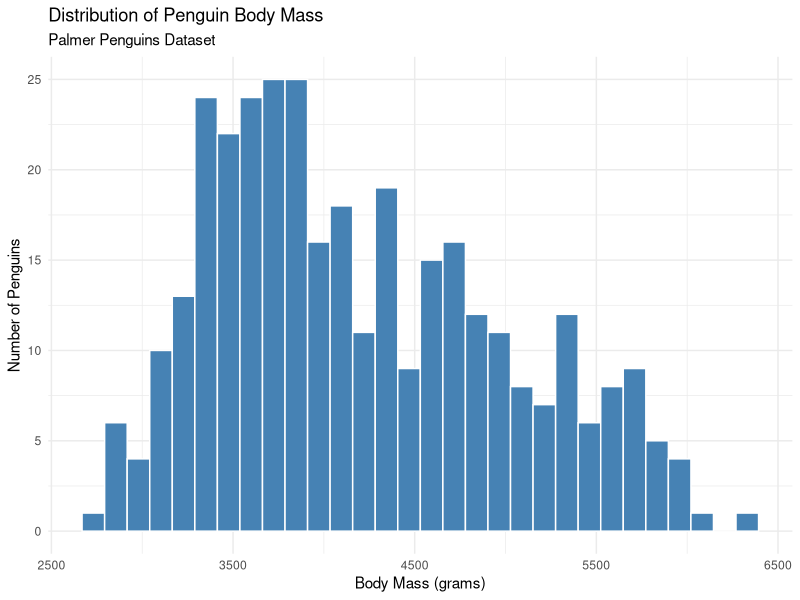
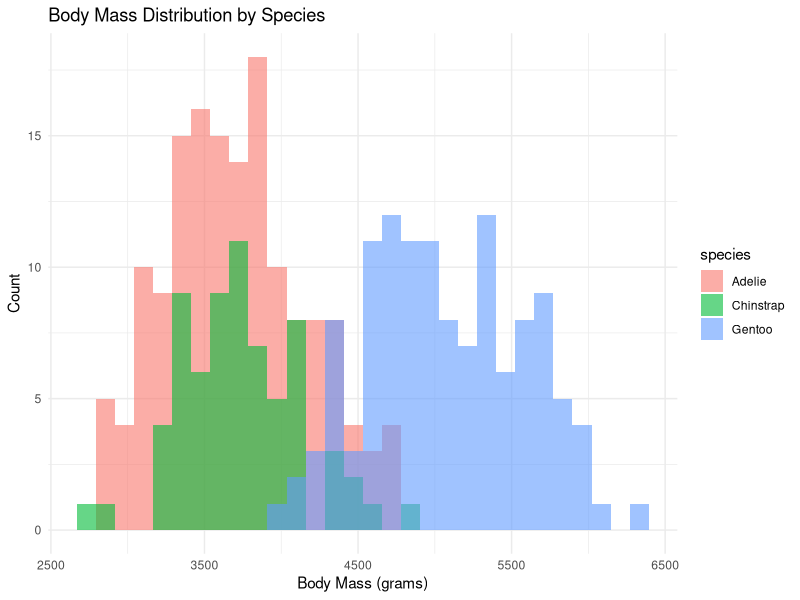
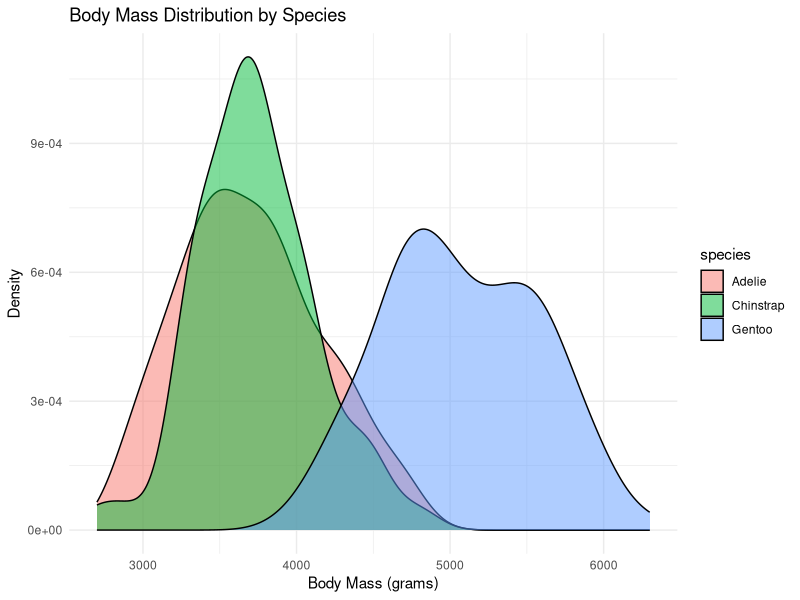
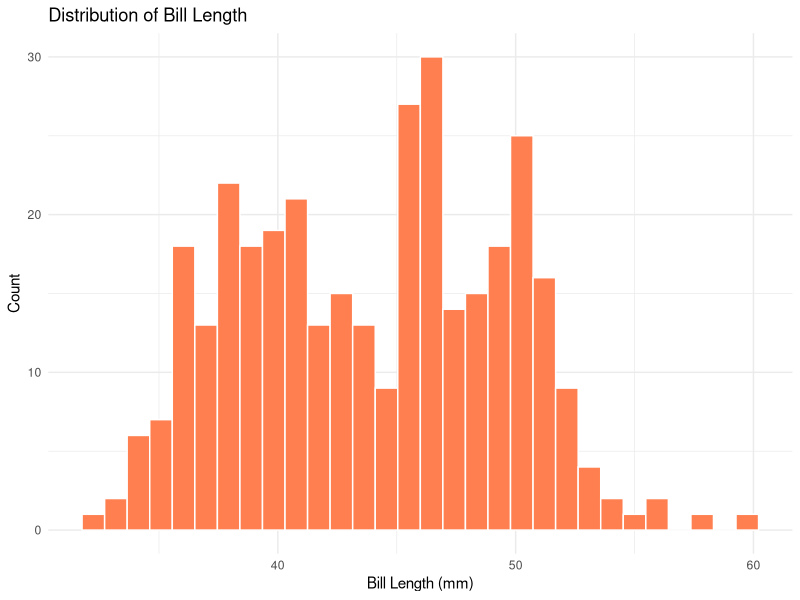
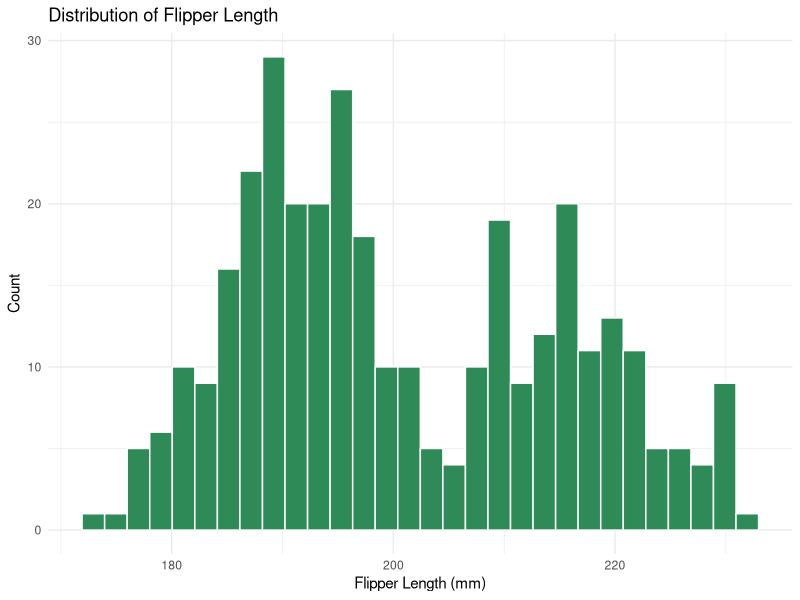
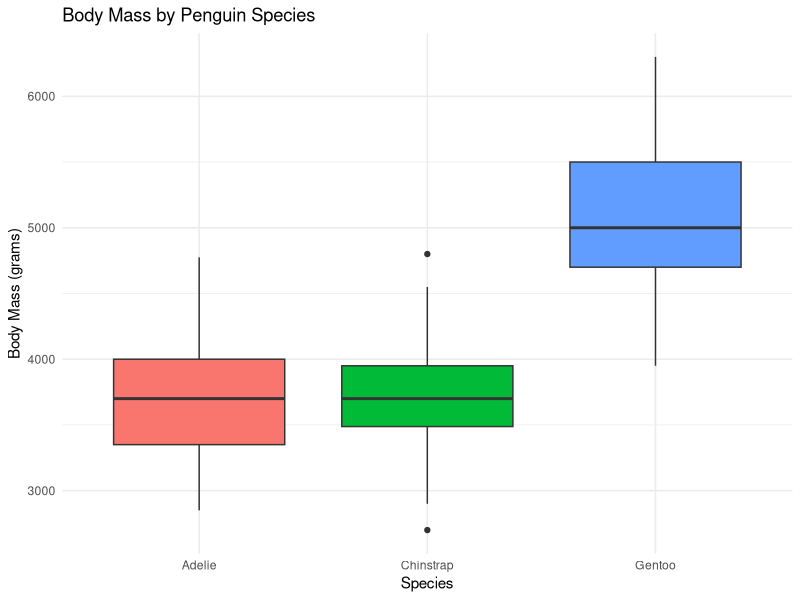
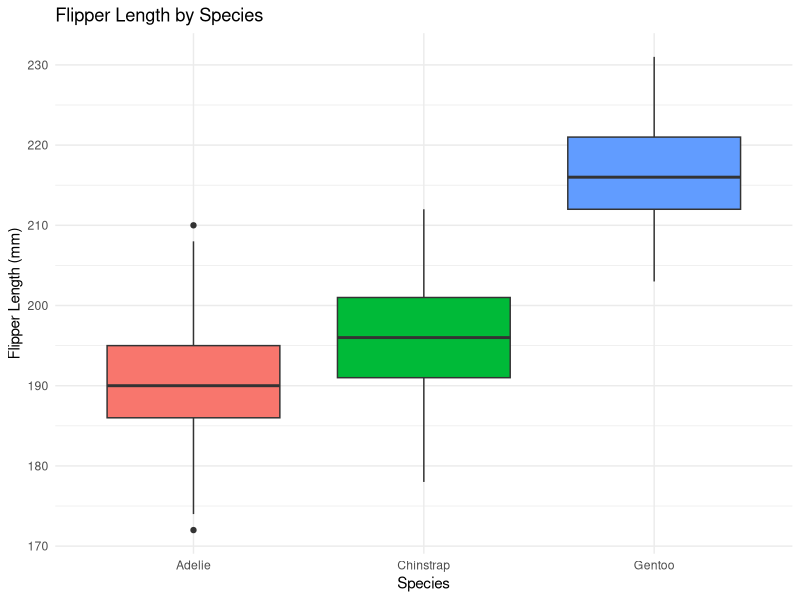
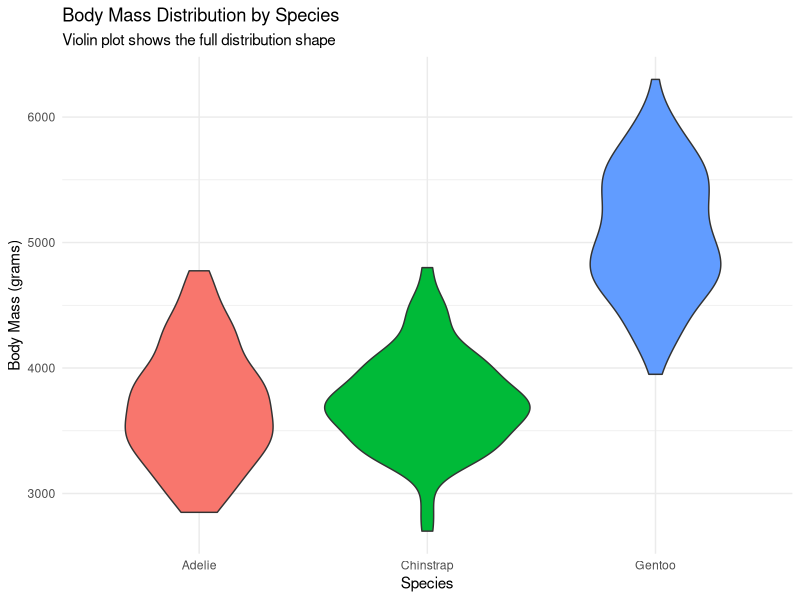

These charts were generated, in order, by the following R code:
################################################################################
# EXPLORATORY DATA ANALYSIS (EDA) WITH PALMER PENGUINS
# A Beginner's Guide to Understanding Your Data
################################################################################

# Welcome to EDA! This tutorial teaches you how to explore and understand data.
# We'll use the Palmer Penguins dataset - real data about penguins in Antarctica!

# What you'll learn:
# - Understanding your data structure
# - Calculating summary statistics
# - Creating visualizations
# - Finding patterns and relationships
# - Asking good questions about data

################################################################################
# SETUP - Load Required Packages
################################################################################

# Install packages if you haven't already (remove # to run)
# install.packages("tidyverse")
# install.packages("palmerpenguins")

# Load packages
library(tidyverse)        # For data manipulation and visualization
library(palmerpenguins)   # Contains the penguins dataset

# Load the data (it's built into the package!)
data(penguins)

# What's in this dataset?
# The Palmer Penguins dataset contains measurements of 3 penguin species:
# - Adelie
# - Gentoo  
# - Chinstrap
# 
# Measured on 3 islands: Biscoe, Dream, and Torgersen

################################################################################
# STEP 1: FIRST LOOK AT THE DATA
################################################################################

cat("\n=== STEP 1: GETTING TO KNOW YOUR DATA ===\n\n")

# The most important first steps in EDA:
# 1. Look at your data
# 2. Understand what each column means
# 3. Check the size of your dataset

# View the data in a spreadsheet-style viewer
View(penguins)

# Print first few rows
head(penguins)

# Print last few rows
tail(penguins)

# Get a quick overview of structure
glimpse(penguins)

# What did we learn?
# - We have 344 penguins (rows)
# - We have 8 variables (columns)
# - Mix of categorical (species, island, sex) and numeric data
# - Some missing values (NA)

# Column meanings:
# species: Penguin species (Adelie, Gentoo, Chinstrap)
# island: Island where observed (Biscoe, Dream, Torgersen)
# bill_length_mm: Length of bill in millimeters
# bill_depth_mm: Depth of bill in millimeters
# flipper_length_mm: Length of flipper in millimeters
# body_mass_g: Body mass in grams
# sex: Penguin sex (male, female)
# year: Year of observation

################################################################################
# STEP 2: UNDERSTANDING DATA DIMENSIONS AND STRUCTURE
################################################################################

cat("\n=== STEP 2: DATA DIMENSIONS ===\n\n")

# How big is our dataset?
dim(penguins)           # Rows and columns
nrow(penguins)          # Number of rows (observations)
ncol(penguins)          # Number of columns (variables)

cat("We have", nrow(penguins), "penguins and", ncol(penguins), "variables\n")

# What are the column names?
names(penguins)
colnames(penguins)

# What types of data do we have?
str(penguins)

# Better way to see data types
sapply(penguins, class)

################################################################################
# STEP 3: CHECKING DATA QUALITY
################################################################################

cat("\n=== STEP 3: DATA QUALITY CHECK ===\n\n")

# Real data is messy! Let's check for problems.

# --- Missing Values (NA) ---
# How many missing values in total?
sum(is.na(penguins))

# Missing values per column
colSums(is.na(penguins))

# Percentage of missing values per column
colMeans(is.na(penguins)) * 100

# Which rows have missing values?
penguins %>% 
  filter(if_any(everything(), is.na)) %>% 
  select(species, island, sex, bill_length_mm, body_mass_g)

cat("\nKey Finding: We have", sum(is.na(penguins)), "missing values\n")
cat("Most are in 'sex' variable (11 missing)\n")

# --- Duplicates ---
# Any duplicate rows?
sum(duplicated(penguins))

cat("Good news: No duplicate penguins!\n")

################################################################################
# STEP 4: SUMMARY STATISTICS - CATEGORICAL VARIABLES
################################################################################

cat("\n=== STEP 4: EXPLORING CATEGORICAL VARIABLES ===\n\n")

# Categorical variables: species, island, sex, year

# --- Species Distribution ---
table(penguins$species)

# Better way with tidyverse
penguins %>% 
  count(species)

# Add proportions
penguins %>% 
  count(species) %>% 
  mutate(proportion = n / sum(n),
         percentage = round(proportion * 100, 1))

# --- Island Distribution ---
penguins %>% 
  count(island, sort = TRUE)

# --- Sex Distribution ---
penguins %>% 
  count(sex)

# --- Cross-tabulation: Species by Island ---
table(penguins$species, penguins$island)

# Tidyverse way
penguins %>% 
  count(species, island) %>% 
  pivot_wider(names_from = island, values_from = n, values_fill = 0)

# Key Question: Which species live on which islands?
cat("\nKEY INSIGHT: Species and Islands\n")
penguins %>% 
  count(species, island) %>% 
  arrange(species, island) %>% 
  print()

cat("\nAdelie penguins live on all 3 islands!\n")
cat("Gentoo penguins only on Biscoe island\n")
cat("Chinstrap penguins only on Dream island\n")

################################################################################
# STEP 5: SUMMARY STATISTICS - NUMERICAL VARIABLES
################################################################################

cat("\n=== STEP 5: EXPLORING NUMERICAL VARIABLES ===\n\n")

# Numerical variables: bill_length_mm, bill_depth_mm, 
#                      flipper_length_mm, body_mass_g

# --- Overall Summary ---
summary(penguins)

# --- Detailed Statistics for Body Mass ---
penguins %>% 
  summarise(
    count = n(),
    missing = sum(is.na(body_mass_g)),
    min_mass = min(body_mass_g, na.rm = TRUE),
    q1_mass = quantile(body_mass_g, 0.25, na.rm = TRUE),
    median_mass = median(body_mass_g, na.rm = TRUE),
    mean_mass = mean(body_mass_g, na.rm = TRUE),
    q3_mass = quantile(body_mass_g, 0.75, na.rm = TRUE),
    max_mass = max(body_mass_g, na.rm = TRUE),
    sd_mass = sd(body_mass_g, na.rm = TRUE),
    range = max_mass - min_mass
  )

# Interpretation:
# - Average penguin weighs 4,202 grams (about 9.3 pounds)
# - Weights range from 2,700g to 6,300g
# - Standard deviation tells us typical variation from the mean

# --- Summary for All Numeric Variables ---
penguins %>% 
  select(where(is.numeric)) %>% 
  summary()

# More detailed statistics
penguins %>% 
  select(bill_length_mm, bill_depth_mm, flipper_length_mm, body_mass_g) %>% 
  pivot_longer(everything(), names_to = "variable", values_to = "value") %>% 
  group_by(variable) %>% 
  summarise(
    mean = mean(value, na.rm = TRUE),
    median = median(value, na.rm = TRUE),
    sd = sd(value, na.rm = TRUE),
    min = min(value, na.rm = TRUE),
    max = max(value, na.rm = TRUE)
  ) %>% 
  mutate(across(where(is.numeric), round, 2))

################################################################################
# STEP 6: COMPARING GROUPS
################################################################################

cat("\n=== STEP 6: COMPARING GROUPS ===\n\n")

# One of the most important EDA tasks: comparing groups
# Let's compare penguin species!

# --- Average measurements by species ---
species_summary <- penguins %>% 
  group_by(species) %>% 
  summarise(
    count = n(),
    avg_bill_length = mean(bill_length_mm, na.rm = TRUE),
    avg_bill_depth = mean(bill_depth_mm, na.rm = TRUE),
    avg_flipper_length = mean(flipper_length_mm, na.rm = TRUE),
    avg_body_mass = mean(body_mass_g, na.rm = TRUE)
  ) %>% 
  mutate(across(where(is.numeric) & !count, round, 1))

print(species_summary)

cat("\nKEY INSIGHTS:\n")
cat("- Gentoo penguins are the heaviest (5,076g on average)\n")
cat("- Gentoo penguins have the longest flippers (217mm)\n")
cat("- Chinstrap penguins have the longest bills (48.8mm)\n")
cat("- Adelie penguins have the deepest bills (18.3mm)\n")

# --- Compare by sex ---
penguins %>% 
  filter(!is.na(sex)) %>% 
  group_by(sex) %>% 
  summarise(
    count = n(),
    avg_body_mass = mean(body_mass_g, na.rm = TRUE),
    avg_flipper = mean(flipper_length_mm, na.rm = TRUE)
  ) %>% 
  mutate(across(where(is.numeric) & !count, round, 1))

cat("\nMale penguins are generally larger than females\n")

# --- Compare by species AND sex ---
penguins %>% 
  filter(!is.na(sex)) %>% 
  group_by(species, sex) %>% 
  summarise(
    count = n(),
    avg_mass = mean(body_mass_g, na.rm = TRUE),
    .groups = "drop"
  ) %>% 
  mutate(avg_mass = round(avg_mass, 1)) %>% 
  pivot_wider(names_from = sex, values_from = c(count, avg_mass))

################################################################################
# STEP 7: VISUALIZATION - DISTRIBUTIONS
################################################################################

cat("\n=== STEP 7: VISUALIZING DISTRIBUTIONS ===\n\n")

# Visualizations help us SEE patterns in data
# Let's start with distributions (how values are spread out)

# --- HISTOGRAM: Distribution of body mass ---
ggplot(penguins, aes(x = body_mass_g)) +
  geom_histogram(bins = 30, fill = "steelblue", color = "white") +
  labs(
    title = "Distribution of Penguin Body Mass",
    subtitle = "Palmer Penguins Dataset",
    x = "Body Mass (grams)",
    y = "Number of Penguins"
  ) +
  theme_minimal()

# What do we see?
# - Bimodal distribution (two peaks)
# - Most penguins are around 3,500g or 5,000g
# - This suggests different groups (probably different species!)

# --- HISTOGRAM: Color by species ---
ggplot(penguins, aes(x = body_mass_g, fill = species)) +
  geom_histogram(bins = 30, alpha = 0.6, position = "identity") +
  labs(
    title = "Body Mass Distribution by Species",
    x = "Body Mass (grams)",
    y = "Count"
  ) +
  theme_minimal()

# Now we can see: the two peaks are different species!

# --- DENSITY PLOT: Smooth distribution ---
ggplot(penguins, aes(x = body_mass_g, fill = species)) +
  geom_density(alpha = 0.5) +
  labs(
    title = "Body Mass Distribution by Species",
    x = "Body Mass (grams)",
    y = "Density"
  ) +
  theme_minimal()

# --- HISTOGRAM: Bill length ---
ggplot(penguins, aes(x = bill_length_mm)) +
  geom_histogram(bins = 30, fill = "coral", color = "white") +
  labs(
    title = "Distribution of Bill Length",
    x = "Bill Length (mm)",
    y = "Count"
  ) +
  theme_minimal()

# --- HISTOGRAM: Flipper length ---
ggplot(penguins, aes(x = flipper_length_mm)) +
  geom_histogram(bins = 30, fill = "seagreen", color = "white") +
  labs(
    title = "Distribution of Flipper Length",
    x = "Flipper Length (mm)",
    y = "Count"
  ) +
  theme_minimal()

################################################################################
# STEP 8: VISUALIZATION - COMPARING GROUPS
################################################################################

cat("\n=== STEP 8: VISUALIZING GROUP COMPARISONS ===\n\n")

# --- BOX PLOT: Body mass by species ---
ggplot(penguins, aes(x = species, y = body_mass_g, fill = species)) +
  geom_boxplot() +
  labs(
    title = "Body Mass by Penguin Species",
    x = "Species",
    y = "Body Mass (grams)"
  ) +
  theme_minimal() +
  theme(legend.position = "none")

# How to read a boxplot:
# - Box shows middle 50% of data
# - Line in box = median
# - Whiskers extend to min/max (roughly)
# - Dots = potential outliers

# Key Finding: Gentoo penguins are clearly heavier!

# --- BOX PLOT: Flipper length by species ---
ggplot(penguins, aes(x = species, y = flipper_length_mm, fill = species)) +
  geom_boxplot() +
  labs(
    title = "Flipper Length by Species",
    x = "Species",
    y = "Flipper Length (mm)"
  ) +
  theme_minimal() +
  theme(legend.position = "none")

# --- VIOLIN PLOT: Alternative to boxplot ---
ggplot(penguins, aes(x = species, y = body_mass_g, fill = species)) +
  geom_violin() +
  labs(
    title = "Body Mass Distribution by Species",
    subtitle = "Violin plot shows the full distribution shape",
    x = "Species",
    y = "Body Mass (grams)"
  ) +
  theme_minimal() +
  theme(legend.position = "none")

# Violin plots show the shape of the distribution
# Wider = more penguins at that weight

# --- BOX PLOT: Body mass by species and sex ---
ggplot(penguins %>% filter(!is.na(sex)), 
       aes(x = species, y = body_mass_g, fill = sex)) +
  geom_boxplot() +
  labs(
    title = "Body Mass by Species and Sex",
    x = "Species",
    y = "Body Mass (grams)",
    fill = "Sex"
  ) +
  theme_minimal()

# Key Finding: Males are heavier than females in all species!

# --- BAR PLOT: Count of penguins by species ---
ggplot(penguins, aes(x = species, fill = species)) +
  geom_bar() +
  labs(
    title = "Number of Penguins by Species",
    x = "Species",
    y = "Count"
  ) +
  theme_minimal() +
  theme(legend.position = "none")

# --- BAR PLOT: Penguins by island ---
ggplot(penguins, aes(x = island, fill = island)) +
  geom_bar() +
  labs(
    title = "Number of Penguins by Island",
    x = "Island",
    y = "Count"
  ) +
  theme_minimal() +
  theme(legend.position = "none")

# --- STACKED BAR PLOT: Species by island ---
ggplot(penguins, aes(x = island, fill = species)) +
  geom_bar() +
  labs(
    title = "Species Distribution Across Islands",
    x = "Island",
    y = "Count",
    fill = "Species"
  ) +
  theme_minimal()

################################################################################
# STEP 9: VISUALIZATION - RELATIONSHIPS BETWEEN VARIABLES
################################################################################

cat("\n=== STEP 9: EXPLORING RELATIONSHIPS ===\n\n")

# One of the most important questions in EDA:
# How do variables relate to each other?

# --- SCATTER PLOT: Bill length vs Bill depth ---
ggplot(penguins, aes(x = bill_length_mm, y = bill_depth_mm)) +
  geom_point(alpha = 0.5, size = 2) +
  labs(
    title = "Bill Length vs Bill Depth",
    x = "Bill Length (mm)",
    y = "Bill Depth (mm)"
  ) +
  theme_minimal()

# Interesting! This looks strange... is there really no relationship?

# --- Color by species ---
ggplot(penguins, aes(x = bill_length_mm, y = bill_depth_mm, color = species)) +
  geom_point(alpha = 0.7, size = 2) +
  labs(
    title = "Bill Length vs Bill Depth by Species",
    subtitle = "Simpson's Paradox: The pattern is different within each group!",
    x = "Bill Length (mm)",
    y = "Bill Depth (mm)",
    color = "Species"
  ) +
  theme_minimal()

# This is SIMPSON'S PARADOX!
# Overall: no relationship
# Within each species: positive relationship!
# Lesson: Always check if groups are hiding patterns

# --- SCATTER PLOT: Flipper length vs Body mass ---
ggplot(penguins, aes(x = flipper_length_mm, y = body_mass_g, color = species)) +
  geom_point(alpha = 0.7, size = 2) +
  labs(
    title = "Flipper Length vs Body Mass",
    x = "Flipper Length (mm)",
    y = "Body Mass (grams)",
    color = "Species"
  ) +
  theme_minimal()

# Strong positive relationship: bigger flippers = heavier penguin!

# --- Add trend line ---
ggplot(penguins, aes(x = flipper_length_mm, y = body_mass_g)) +
  geom_point(aes(color = species), alpha = 0.7, size = 2) +
  geom_smooth(method = "lm", se = TRUE, color = "black") +
  labs(
    title = "Flipper Length vs Body Mass (with trend line)",
    x = "Flipper Length (mm)",
    y = "Body Mass (grams)",
    color = "Species"
  ) +
  theme_minimal()

# The trend line shows the overall pattern

# --- SCATTER PLOT: Bill dimensions colored by sex ---
ggplot(penguins %>% filter(!is.na(sex)), 
       aes(x = bill_length_mm, y = bill_depth_mm, color = sex)) +
  geom_point(alpha = 0.7, size = 2) +
  facet_wrap(~species) +
  labs(
    title = "Bill Dimensions by Species and Sex",
    x = "Bill Length (mm)",
    y = "Bill Depth (mm)",
    color = "Sex"
  ) +
  theme_minimal()

# Faceting creates separate plots for each species
# Easier to compare patterns across groups!

################################################################################
# STEP 10: CORRELATION ANALYSIS
################################################################################

cat("\n=== STEP 10: MEASURING RELATIONSHIPS (CORRELATION) ===\n\n")

# Correlation measures how strongly two variables are related
# Range: -1 to +1
# +1 = perfect positive relationship
# -1 = perfect negative relationship
#  0 = no relationship

# --- Select numeric columns ---
numeric_penguins <- penguins %>% 
  select(bill_length_mm, bill_depth_mm, flipper_length_mm, body_mass_g) %>% 
  drop_na()

# --- Calculate correlation matrix ---
cor_matrix <- cor(numeric_penguins)
print(round(cor_matrix, 2))

# Interpretation:
# - Flipper length & body mass: r = 0.87 (very strong positive)
# - Bill length & flipper length: r = 0.66 (moderate positive)
# - Bill length & bill depth: r = -0.24 (weak negative)
#   (But we know from the plot this is Simpson's Paradox!)

# --- Visualize correlation matrix ---
cor_data <- cor_matrix %>% 
  as.data.frame() %>% 
  rownames_to_column("var1") %>% 
  pivot_longer(-var1, names_to = "var2", values_to = "correlation")

ggplot(cor_data, aes(x = var1, y = var2, fill = correlation)) +
  geom_tile() +
  geom_text(aes(label = round(correlation, 2)), color = "white", size = 4) +
  scale_fill_gradient2(low = "blue", mid = "white", high = "red", 
                       midpoint = 0, limits = c(-1, 1)) +
  labs(
    title = "Correlation Matrix Heatmap",
    x = "",
    y = ""
  ) +
  theme_minimal() +
  theme(axis.text.x = element_text(angle = 45, hjust = 1))

# --- Correlation by species ---
# Remember: correlation within groups can be different!
penguins %>% 
  group_by(species) %>% 
  summarise(
    correlation = cor(bill_length_mm, bill_depth_mm, use = "complete.obs")
  ) %>% 
  mutate(correlation = round(correlation, 3))

# See! Within each species, bill length and depth are positively correlated!

################################################################################
# STEP 11: FINDING OUTLIERS
################################################################################

cat("\n=== STEP 11: IDENTIFYING UNUSUAL OBSERVATIONS ===\n\n")

# Outliers are observations that are very different from others
# They can be:
# - Errors in data collection
# - Rare but real observations
# - Important discoveries!

# --- Visual method: Box plot ---
ggplot(penguins, aes(x = species, y = body_mass_g)) +
  geom_boxplot() +
  labs(title = "Looking for Outliers in Body Mass") +
  theme_minimal()

# Points beyond the whiskers are potential outliers

# --- Statistical method: Z-scores ---
# Z-score tells you how many standard deviations from the mean
penguins_with_zscore <- penguins %>% 
  mutate(
    mass_zscore = (body_mass_g - mean(body_mass_g, na.rm = TRUE)) / 
                   sd(body_mass_g, na.rm = TRUE),
    is_outlier = abs(mass_zscore) > 3  # Common threshold
  )

# Show potential outliers
penguins_with_zscore %>% 
  filter(is_outlier) %>% 
  select(species, island, body_mass_g, mass_zscore)

# No extreme outliers (z > 3) in this dataset!

# --- Find extreme values ---
# Smallest penguins
penguins %>% 
  arrange(body_mass_g) %>% 
  head(5) %>% 
  select(species, island, sex, body_mass_g, flipper_length_mm)

# Largest penguins
penguins %>% 
  arrange(desc(body_mass_g)) %>% 
  head(5) %>% 
  select(species, island, sex, body_mass_g, flipper_length_mm)

# All heavy penguins are Gentoo males - makes sense!

################################################################################
# STEP 12: ADVANCED VISUALIZATION - FACETING
################################################################################

cat("\n=== STEP 12: ADVANCED VISUALIZATIONS ===\n\n")

# Faceting creates multiple plots to show patterns across groups

# --- Facet wrap: Separate plot for each island ---
ggplot(penguins, aes(x = flipper_length_mm, y = body_mass_g, color = species)) +
  geom_point(alpha = 0.7) +
  facet_wrap(~island) +
  labs(
    title = "Flipper Length vs Body Mass by Island",
    x = "Flipper Length (mm)",
    y = "Body Mass (grams)"
  ) +
  theme_minimal()

# --- Facet grid: Two dimensions ---
ggplot(penguins %>% filter(!is.na(sex)), 
       aes(x = bill_length_mm, y = bill_depth_mm, color = species)) +
  geom_point(alpha = 0.7) +
  facet_grid(sex ~ island) +
  labs(
    title = "Bill Dimensions: Species, Sex, and Island",
    x = "Bill Length (mm)",
    y = "Bill Depth (mm)"
  ) +
  theme_minimal()

# --- Histogram faceted by species ---
ggplot(penguins, aes(x = body_mass_g, fill = sex)) +
  geom_histogram(bins = 20, alpha = 0.6) +
  facet_wrap(~species, ncol = 1) +
  labs(
    title = "Body Mass Distribution by Species and Sex",
    x = "Body Mass (grams)",
    y = "Count"
  ) +
  theme_minimal()

################################################################################
# STEP 13: ANSWERING RESEARCH QUESTIONS
################################################################################

cat("\n=== STEP 13: ANSWERING QUESTIONS WITH DATA ===\n\n")

# EDA is about asking and answering questions!

# QUESTION 1: What's the typical size difference between male and female penguins?
cat("QUESTION 1: Size difference between sexes?\n")
sex_diff <- penguins %>% 
  filter(!is.na(sex)) %>% 
  group_by(species, sex) %>% 
  summarise(avg_mass = mean(body_mass_g, na.rm = TRUE), .groups = "drop") %>% 
  pivot_wider(names_from = sex, values_from = avg_mass) %>% 
  mutate(
    difference_g = male - female,
    percent_larger = round((male / female - 1) * 100, 1)
  )

print(sex_diff)

cat("\nANSWER: Males are 12-16% heavier than females across all species\n")
cat("        Gentoo males are 500g heavier on average\n\n")

# QUESTION 2: Do penguins on different islands have different sizes?
cat("QUESTION 2: Does island affect penguin size?\n")
penguins %>% 
  group_by(island) %>% 
  summarise(
    count = n(),
    avg_mass = mean(body_mass_g, na.rm = TRUE),
    avg_flipper = mean(flipper_length_mm, na.rm = TRUE)
  ) %>% 
  mutate(across(where(is.numeric) & !count, round, 1))

# Visualize
ggplot(penguins, aes(x = island, y = body_mass_g, fill = island)) +
  geom_boxplot() +
  labs(
    title = "Body Mass by Island",
    y = "Body Mass (grams)"
  ) +
  theme_minimal() +
  theme(legend.position = "none")

cat("\nANSWER: Yes! Biscoe penguins are heavier (Gentoo live there)\n\n")

# QUESTION 3: Are bill dimensions related to body size?
cat("QUESTION 3: Relationship between bill and body size?\n")
bill_body_cor <- penguins %>% 
  summarise(
    bill_length_vs_mass = cor(bill_length_mm, body_mass_g, use = "complete.obs"),
    bill_depth_vs_mass = cor(bill_depth_mm, body_mass_g, use = "complete.obs")
  ) %>% 
  mutate(across(everything(), round, 3))

print(bill_body_cor)

cat("\nANSWER: Bill length moderately correlated (r=0.60)\n")
cat("        Bill depth weakly correlated (r=0.49)\n\n")

# QUESTION 4: Has penguin size changed over the years?
cat("QUESTION 4: Have penguins changed over time?\n")
year_trends <- penguins %>% 
  group_by(year, species) %>% 
  summarise(avg_mass = mean(body_mass_g, na.rm = TRUE), .groups = "drop")

ggplot(year_trends, aes(x = year, y = avg_mass, color = species, group = species)) +
  geom_line(size = 1) +
  geom_point(size = 3) +
  labs(
    title = "Average Body Mass by Year and Species",
    x = "Year",
    y = "Average Body Mass (grams)",
    color = "Species"
  ) +
  theme_minimal()

cat("\nANSWER: Slight variations year to year, but no strong trend\n")
cat("        (Note: Only 3 years of data, need more for trends)\n\n")

################################################################################
# STEP 14: SUMMARY AND KEY FINDINGS
################################################################################

cat("\n=== KEY FINDINGS FROM OUR EDA ===\n\n")

cat("ABOUT THE DATA:\n")
cat("✓ 344 penguins from 3 species on 3 islands\n")
cat("✓ Data collected 2007-2009\n")
cat("✓ Very few missing values or data quality issues\n\n")

cat("SPECIES DIFFERENCES:\n")
cat("✓ Gentoo penguins are the largest (avg 5,076g)\n")
cat("✓ Adelie penguins are the smallest (avg 3,701g)\n")
cat("✓ Chinstrap in the middle (avg 3,733g)\n")
cat("✓ Each species has distinctive bill shape\n\n")

cat("SEX DIFFERENCES:\n")
cat("✓ Males are 12-16% heavier than females\n")
cat("✓ Males also have longer bills and flippers\n")
cat("✓ Pattern consistent across all species\n\n")

cat("ISLAND PATTERNS:\n")
cat("✓ Adelie live on all 3 islands\n")
cat("✓ Gentoo only on Biscoe\n")
cat("✓ Chinstrap only on Dream\n\n")

cat("RELATIONSHIPS:\n")
cat("✓ Strong correlation: flipper length & body mass (r=0.87)\n")
cat("✓ Simpson's Paradox in bill dimensions\n")
cat("✓ Body measurements are generally correlated\n\n")

################################################################################
# STEP 15: EDA BEST PRACTICES
################################################################################

cat("\n=== EDA BEST PRACTICES ===\n\n")

cat("1. START SIMPLE\n")
cat("   - Look at the data first (head, glimpse)\n")
cat("   - Check dimensions and data types\n")
cat("   - Summary statistics before visualizations\n\n")

cat("2. CHECK DATA QUALITY\n")
cat("   - Look for missing values\n")
cat("   - Check for duplicates\n")
cat("   - Identify outliers\n\n")

cat("3. EXPLORE ONE VARIABLE AT A TIME\n")
cat("   - Distributions (histograms, density plots)\n")
cat("   - Summary statistics (mean, median, sd)\n")
cat("   - Frequencies for categorical variables\n\n")

cat("4. THEN EXPLORE RELATIONSHIPS\n")
cat("   - Compare groups (boxplots)\n")
cat("   - Scatter plots for numeric relationships\n")
cat("   - Calculate correlations\n\n")

cat("5. USE VISUALIZATION\n")
cat("   - Plots reveal patterns statistics miss\n")
cat("   - Try multiple plot types\n")
cat("   - Use color and facets to show groups\n\n")

cat("6. ASK QUESTIONS\n")
cat("   - What patterns do you see?\n")
cat("   - Are there surprises?\n")
cat("   - What would you investigate next?\n\n")

cat("7. DOCUMENT YOUR FINDINGS\n")
cat("   - Note interesting patterns\n")
cat("   - Record data quality issues\n")
cat("   - List questions for further analysis\n\n")

################################################################################
# PRACTICE EXERCISES
################################################################################

cat("\n=== PRACTICE EXERCISES ===\n\n")

cat("Now try these on your own!\n\n")

cat("EXERCISE 1: Explore year variable\n")
cat("- How many penguins were measured each year?\n")
cat("- Create a bar plot of counts by year\n")
cat("- Does species distribution change by year?\n\n")

cat("EXERCISE 2: Find extreme values\n")
cat("- Which penguin has the longest bill?\n")
cat("- Which has the shortest flipper?\n")
cat("- Create a scatter plot highlighting these extreme cases\n\n")

cat("EXERCISE 3: Complex grouping\n")
cat("- Calculate average bill length by species, sex, AND island\n")
cat("- Which group has the longest bills?\n")
cat("- Visualize this with a grouped bar plot\n\n")

cat("EXERCISE 4: Create your own question\n")
cat("- Think of a question about the data\n")
cat("- Use EDA techniques to answer it\n")
cat("- Create a visualization to show your finding\n\n")

################################################################################
# BONUS: CREATING A COMPLETE EDA REPORT
################################################################################

cat("\n=== BONUS: COMPLETE EDA REPORT TEMPLATE ===\n\n")

# You can use this structure for any dataset!

create_eda_report <- function(data, dataset_name) {
  
  cat("=====================================\n")
  cat("EDA REPORT:", dataset_name, "\n")
  cat("=====================================\n\n")
  
  # 1. Dataset Overview
  cat("1. DATASET OVERVIEW\n")
  cat("   Rows:", nrow(data), "\n")
  cat("   Columns:", ncol(data), "\n")
  cat("   Variables:", paste(names(data), collapse = ", "), "\n\n")
  
  # 2. Data Types
  cat("2. VARIABLE TYPES\n")
  types <- sapply(data, class)
  for (i in 1:length(types)) {
    cat("  ", names(types)[i], ":", types[i], "\n")
  }
  cat("\n")
  
  # 3. Missing Values
  cat("3. MISSING VALUES\n")
  missing <- colSums(is.na(data))
  if (sum(missing) == 0) {
    cat("   No missing values!\n\n")
  } else {
    for (i in 1:length(missing)) {
      if (missing[i] > 0) {
        pct <- round(missing[i] / nrow(data) * 100, 1)
        cat("  ", names(missing)[i], ":", missing[i], "(", pct, "%)\n")
      }
    }
    cat("\n")
  }
  
  # 4. Numeric Summary
  cat("4. NUMERIC VARIABLES SUMMARY\n")
  numeric_cols <- data %>% select(where(is.numeric))
  if (ncol(numeric_cols) > 0) {
    print(summary(numeric_cols))
  }
  cat("\n")
  
  # 5. Categorical Summary
  cat("5. CATEGORICAL VARIABLES\n")
  categorical_cols <- data %>% select(where(is.factor) | where(is.character))
  if (ncol(categorical_cols) > 0) {
    for (col in names(categorical_cols)) {
      cat("  ", col, ":\n")
      print(table(data[[col]]))
      cat("\n")
    }
  }
  
  cat("=====================================\n")
  cat("END OF REPORT\n")
  cat("=====================================\n")
}

# Run the report
create_eda_report(penguins, "Palmer Penguins")

